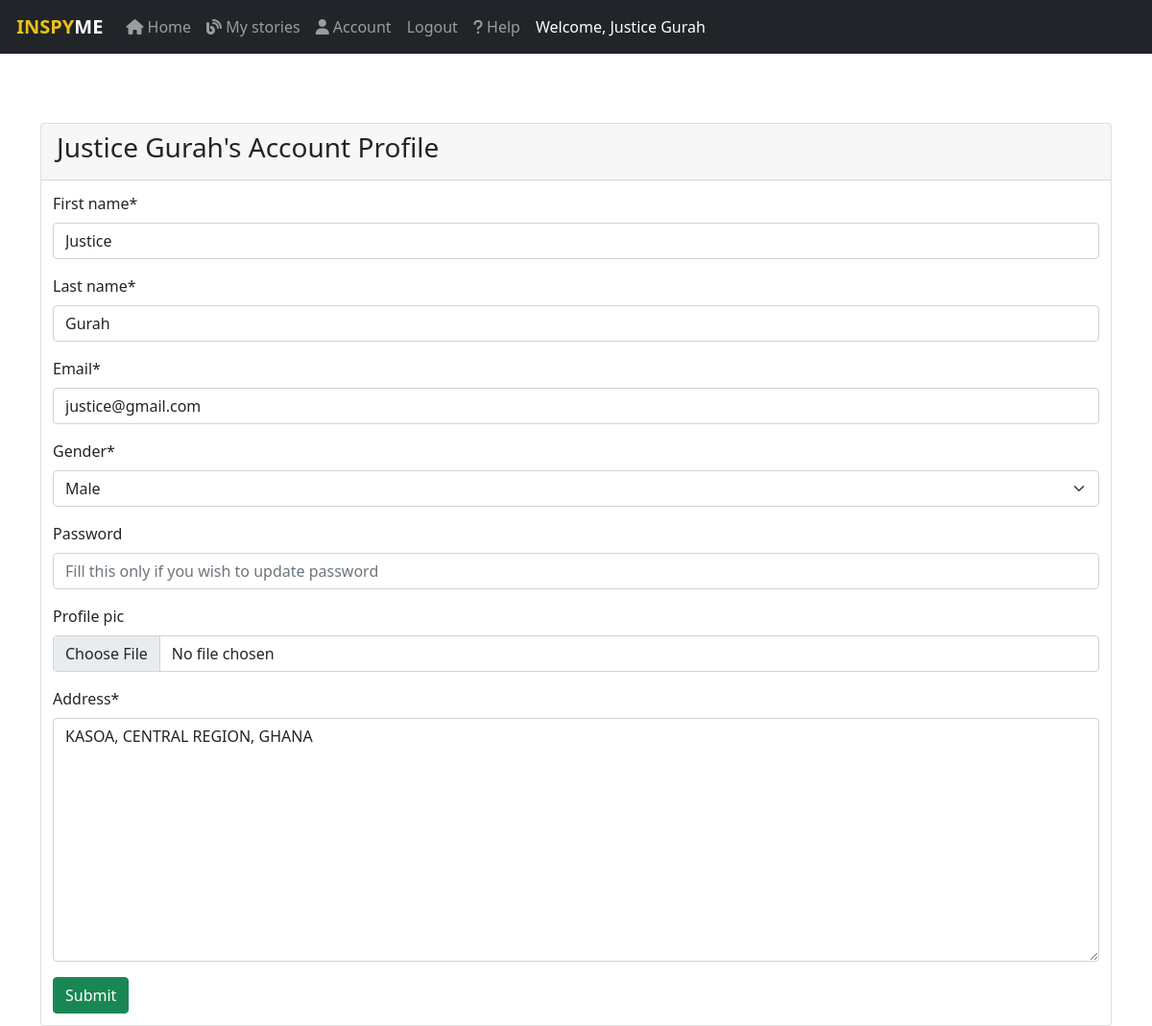
/edit/profile/3 (signed in), run on the app's committed database.
### inspyme/models.py (models this page shows, shortened)
class CustomUser(AbstractUser):
    GENDER = [("M", "Male"), ("F", "Female")]
    username = models.CharField(max_length=30, null=True, blank=True)  # Removed username, using email instead
    email = models.EmailField(unique=True)
    gender = models.CharField(max_length=1, choices=GENDER)
    profile_pic = models.ImageField(upload_to='profile_pics/', null=True, blank=True)
    address = models.TextField()
    created_at = models.DateTimeField(auto_now_add=True)
    updated_at = models.DateTimeField(auto_now=True)
    USERNAME_FIELD = "email" #make email the user entry field
    REQUIRED_FIELDS = []
    object = CustomUserManager() #call the user manager to save user

### inspyme/views.py (the view)
# urls.py: path("edit/profile/<int:id>", views.editaccount, name='editaccount'),
@login_required
def editaccount(request, id):
    usr = get_object_or_404(CustomUser, id=id) #get the actual user's account for editing
    form = CustomUserForm(request.POST or None, instance=usr, initial={'password': " "}) #preparing the userform with initial user details
    context = {
        'form': form,
    }
    if request.method == 'POST':
        if form.is_valid():
            form.save()
            return redirect(reverse('home')) # Return back to home page
    return render(request, 'editaccount.html', context)

### inspyme/templates/editaccount.html (shortened to what this page needs)
{% extends 'main.html' %}
{% load static %}
{% block content %}
{% load crispy_forms_tags %}
<div class="container">
    <br><br><br>
            <div class="card card-primary">
                <div class="card-header">
                    <h3 class="card-title">{{request.user.get_full_name}}'s Account Profile</h3>
                </div>
                <form method="post" enctype='multipart/form-data' style="margin: 10px; padding: 2px;">
                 {{form | crispy}}
                 <button type="submit" class="btn btn-success btn-block">Submit</button>
                </form>
            </div>
        </div>
{% endblock content %}

### inspyme/templates/main.html (shortened to what this page needs)
<!DOCTYPE html>
{% load static %}
<html lang="en">
<head>
    <link href="https://cdn.jsdelivr.net/npm/bootstrap@5.0.2/dist/css/bootstrap.min.css" rel="stylesheet">
    <link rel="stylesheet" type="text/css" href="{% static 'main.css' %}">
</head>
<body>
    <nav class="navbar navbar-expand-lg navbar-dark bg-dark">
        <div class="container-fluid">
          <a class="navbar-brand" {% if user.is_authenticated %} href="{% url 'home'%}" {% else %} href="{% url 'login_page'%}" {% endif %}><strong><span style="color: #EAC117;"> INSPY</span>ME</strong></a>
          <div class="collapse navbar-collapse" id="navbarNavDropdown">
            <ul class="navbar-nav">
              {% if user.is_authenticated %}
              <li class="nav-item">
                {% url 'home' as home %}
                <a class="nav-link {% if home == request.path %} active {% endif %}" aria-current="page" href="{% url 'home' %}"><i class="fa-solid fa-house"></i> Home</a>
              </li>
              <li class="nav-item">
                {% url 'mystory' as mystory %}
                <a class="nav-link {% if mystory == request.path %} active {% endif %} " href="{% url 'mystory' %}"><i class="fa-sharp fa-solid fa-blog"></i> My stories</a>
              </li>
              <li class="nav-item">
                {% url 'editaccount' as editaccount %}
                <a class="nav-link {% if editaccount == request.path %} active {% endif %}" aria-current="page" href="{% url 'editaccount' request.user.id %}"><i class="fa-solid fa-user"></i> Account</a>
              </li>
              <li class="nav-item">
                <a class="nav-link" href="{% url 'user_logout' %}"> Logout</a>
              </li>
              {% endif %}
              <li class="nav-item">
                {% url 'help' as help %}
                <a class="nav-link {% if help == request.path %} active {% endif %}" href="{% url 'help' %}"><i class="fa-sharp fa-solid fa-question"></i> Help</a>
              </li>
              {% if user.is_authenticated %}
              <li class="nav-item">
                <a class="nav-link active" href="#"> Welcome, {{request.user.get_full_name}}</a>
              </li>
              {% endif %}
            </ul>
          </div>
        </div>
      </nav>
    {% block content %}
    {% endblock content %}
</body>
</html>

### data on the page
CustomUser: user.get_full_name "Justice Gurah"
CustomUser: first_name "Justice", last_name "Gurah", email "justice@gmail.com", gender "Male", address "KASOA, CENTRAL REGION, GHANA"
